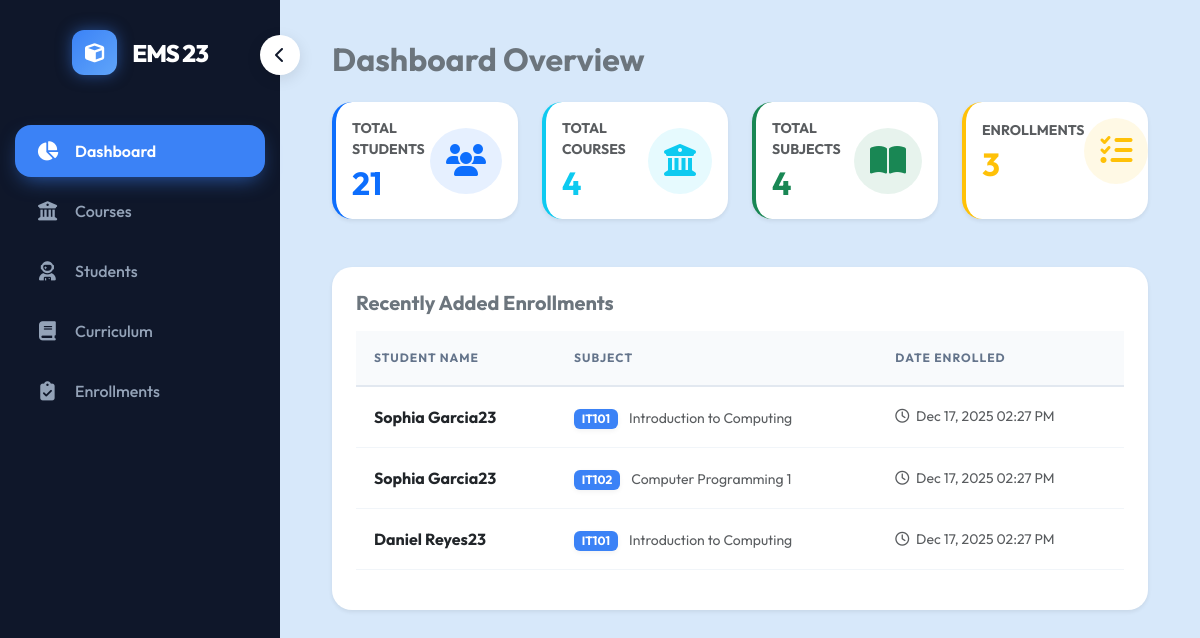
Page /pages/dashboard.php on the committed database.
### tables this page shows
CREATE TABLE `enrollments` (
  `id` int(11) NOT NULL AUTO_INCREMENT,
  `student_id` int(11) NOT NULL,
  `subject_id` int(11) NOT NULL,
  `enrolled_at` timestamp NOT NULL DEFAULT current_timestamp(),
  PRIMARY KEY (`id`),
  FOREIGN KEY (`student_id`) REFERENCES `students` (`id`) ON DELETE CASCADE,
  FOREIGN KEY (`subject_id`) REFERENCES `curriculum` (`CurriculumID`) ON DELETE CASCADE
);

CREATE TABLE `students` (
  `id` int(11) NOT NULL AUTO_INCREMENT,
  `lastname` varchar(50) NOT NULL,
  `firstname` varchar(50) NOT NULL,
  `middlename` varchar(50) DEFAULT NULL,
  `age` int(11) NOT NULL,
  `email` varchar(100) NOT NULL,
  `phone` varchar(20) DEFAULT NULL,
  `created_at` timestamp NOT NULL DEFAULT current_timestamp(),
  PRIMARY KEY (`id`),
  UNIQUE KEY `email` (`email`)
);

CREATE TABLE `curriculum` (
  `CurriculumID` int(11) NOT NULL AUTO_INCREMENT,
  `courseID` varchar(10) DEFAULT NULL,    
  `subject_code` varchar(20) NOT NULL,
  `description` text NOT NULL,
  `year_level` int(11) NOT NULL,
  `semester` varchar(20) NOT NULL,
  `units` int(11) NOT NULL DEFAULT 3,
  PRIMARY KEY (`CurriculumID`),
  FOREIGN KEY (`courseID`) REFERENCES `course` (`courseID`) ON DELETE SET NULL
);

### pages/dashboard.php (the view, shortened to what this page needs)
<?php
require '../config/db.php';
$stats = [
    'students' => $pdo->query("SELECT COUNT(*) FROM students")->fetchColumn(),
    'subjects' => $pdo->query("SELECT COUNT(*) FROM curriculum")->fetchColumn(),
    'courses'  => $pdo->query("SELECT COUNT(*) FROM course")->fetchColumn(),
    'enrollments' => $pdo->query("SELECT COUNT(*) FROM enrollments")->fetchColumn()
];
$recent_activity = $pdo->query("SELECT s.firstname, s.lastname, c.subject_code, c.description, e.enrolled_at
                                FROM enrollments e
                                JOIN students s ON e.student_id = s.id
                                JOIN curriculum c ON e.subject_id = c.CurriculumID
                                ORDER BY e.enrolled_at DESC LIMIT 5")->fetchAll();
?>
<?php include '../includes/sidebar.php'; ?>
<div class="container-fluid main-content">
    <h2 class="mb-4 fw-bold text-secondary">Dashboard Overview</h2>
    <div class="row g-4 mb-5">
        <div class="col-md-3">
            <div class="card p-3 border-start border-4 border-primary shadow-sm h-100">
                <div class="d-flex justify-content-between align-items-center">
                    <div>
                        <p class="text-muted mb-1 text-uppercase fw-bold small">Total Students</p>
                        <h2 class="fw-bold mb-0 text-primary"><?php echo $stats['students']; ?></h2>
                    </div>
                    <div class="bg-primary bg-opacity-10 p-3 rounded-circle text-primary">
                        <i class="fas fa-users fa-2x"></i>
                    </div>
                </div>
            </div>
        </div>
        <div class="col-md-3">
            <div class="card p-3 border-start border-4 border-info shadow-sm h-100">
                <div class="d-flex justify-content-between align-items-center">
                    <div>
                        <p class="text-muted mb-1 text-uppercase fw-bold small">Total Courses</p>
                        <h2 class="fw-bold mb-0 text-info"><?php echo $stats['courses']; ?></h2>
                    </div>
                    <div class="bg-info bg-opacity-10 p-3 rounded-circle text-info">
                        <i class="fas fa-university fa-2x"></i>
                    </div>
                </div>
            </div>
        </div>
        <div class="col-md-3">
            <div class="card p-3 border-start border-4 border-success shadow-sm h-100">
                <div class="d-flex justify-content-between align-items-center">
                    <div>
                        <p class="text-muted mb-1 text-uppercase fw-bold small">Total Subjects</p>
                        <h2 class="fw-bold mb-0 text-success"><?php echo $stats['subjects']; ?></h2>
                    </div>
                    <div class="bg-success bg-opacity-10 p-3 rounded-circle text-success">
                        <i class="fas fa-book-open fa-2x"></i>
                    </div>
                </div>
            </div>
        </div>
        <div class="col-md-3">
            <div class="card p-3 border-start border-4 border-warning shadow-sm h-100">
                <div class="d-flex justify-content-between align-items-center">
                    <div>
                        <p class="text-muted mb-1 text-uppercase fw-bold small">Enrollments</p>
                        <h2 class="fw-bold mb-0 text-warning"><?php echo $stats['enrollments']; ?></h2>
                    </div>
                    <div class="bg-warning bg-opacity-10 p-3 rounded-circle text-warning">
                        <i class="fas fa-tasks fa-2x"></i>
                    </div>
                </div>
            </div>
        </div>
    </div>
    <div class="card border-0 shadow-sm p-4">
        <h5 class="fw-bold text-secondary mb-3">Recently Added Enrollments</h5>
        <div class="table-responsive">
            <table class="table table-hover align-middle">
                <thead class="bg-light">
                    <tr>
                        <th>Student Name</th>
                        <th>Subject</th>
                        <th>Date Enrolled</th>
                    </tr>
                </thead>
                <tbody>
                    <?php if (count($recent_activity) > 0): ?>
                        <?php foreach ($recent_activity as $act): ?>
                        <tr>
                            <td class="fw-bold text-dark">
                                <?php echo htmlspecialchars($act['firstname'] . ' ' . $act['lastname']); ?>
                            </td>
                            <td>
                                <span class="badge bg-primary bg-opacity-10 text-primary">
                                    <?php echo htmlspecialchars($act['subject_code']); ?>
                                </span>
                                <span class="text-muted small ms-2"><?php echo htmlspecialchars($act['description']); ?></span>
                            </td>
                            <td class="text-muted small">
                                <i class="far fa-clock me-1"></i>
                                <?php echo date('M d, Y h:i A', strtotime($act['enrolled_at'])); ?>
                            </td>
                        </tr>
                        <?php endforeach; ?>
                    <?php else: ?>
                        <tr>
                            <td colspan="3" class="text-center text-muted py-4">No recent activity found.</td>
                        </tr>
                    <?php endif; ?>
                </tbody>
            </table>
        </div>
    </div>
</div>
</body>
</html>

### includes/header_styles.php (style rules this page uses)
:root { --app-bg: #D7E8FA; --sidebar-bg: #0f172a; --card-bg: #ffffff; --accent: #3b82f6; --text-dark: #1e293b; --text-muted: #64748b; --radius-lg: 20px; --radius-md: 12px; }
body { font-family: 'Outfit', sans-serif; background-color: var(--app-bg); color: var(--text-dark); overflow-x: hidden; }
.card { background: var(--card-bg); border: none; border-radius: var(--radius-lg); box-shadow: 0 10px 30px -5px rgba(59, 130, 246, 0.05); transition: transform 0.3s ease, box-shadow 0.3s ease; overflow: hidden; }
.table thead th { background-color: #f8fafc; color: var(--text-muted); font-weight: 700; text-transform: uppercase; font-size: 0.75rem; letter-spacing: 1px; padding: 18px; border-bottom: 2px solid #e2e8f0; }
.table tbody td { background-color: white; padding: 18px; vertical-align: middle; border-bottom: 1px solid #f1f5f9; }
.badge { color: var(--text-dark) !important; background-color: #ffffff !important; border: 1px solid #cbd5e1; box-shadow: 0 2px 5px rgba(0, 0, 0, 0.05); }
.badge.bg-primary { background-color: var(--accent) !important; color: #ffffff !important; border: none; }

### rows in the picture
enrollments: student.lastname "Sophia Garcia23", subject.subject_code "IT101", subject.description "Introduction to Computing", enrolled_at "Dec 17, 2025 02:27 PM"
enrollments: student.lastname "Sophia Garcia23", subject.subject_code "IT102", subject.description "Computer Programming 1", enrolled_at "Dec 17, 2025 02:27 PM"
enrollments: student.lastname "Daniel Reyes23", subject.subject_code "IT101", subject.description "Introduction to Computing", enrolled_at "Dec 17, 2025 02:27 PM"

### other values in the picture
$stats['students'] "21"
$stats['courses'] "4"
$stats['subjects'] "4"
$stats['enrollments'] "3"
